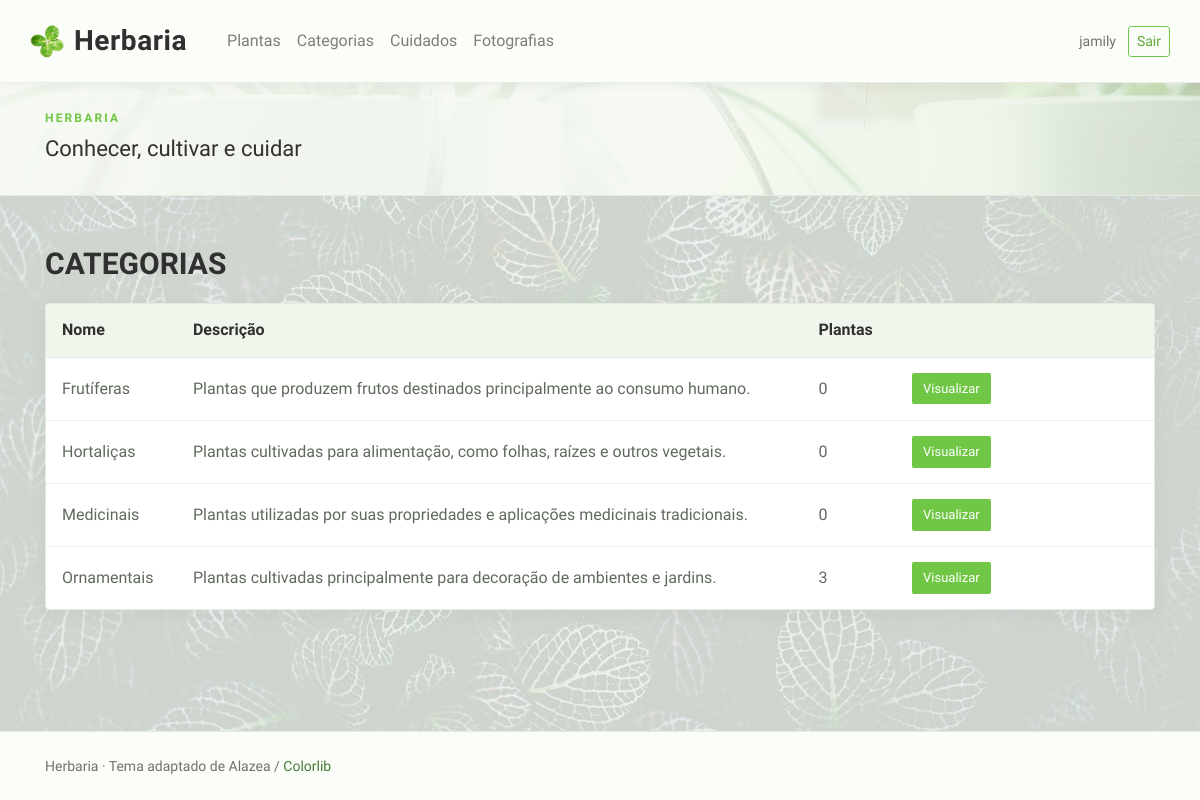
Screenshot of /categorias/ (signed in) with the database file from the repository.
### Categoria/models.py (models this page shows, shortened)
class Categoria(models.Model):
    nome = models.CharField("nome", max_length=100, unique=True)
    descricao = models.TextField("descrição", blank=True)
    class Meta:
        db_table = "plantas_categoria"
        verbose_name = "categoria"
        verbose_name_plural = "categorias"
        ordering = ("nome",)

### Categoria/views.py (the view)
# urls.py: path("categorias/", categoria_views.categoria_listar, name="categoria_listar"),
@login_required
def categoria_listar(request):
    categorias = Categoria.objects.prefetch_related("plantas")
    return render(
        request, "Plantas/categoria_listar.html", {"categorias": categorias}
    )

### Categoria/templates/Plantas/categoria_listar.html (shortened to what this page needs)
{% extends "Plantas/base.html" %}
{% block content %}
<h2>Categorias</h2>
<div class="table-responsive"><table class="table table-hover">
<thead><tr><th scope="col">Nome</th><th scope="col">Descrição</th><th scope="col">Plantas</th><th scope="col"><span class="sr-only">Ações</span></th></tr></thead><tbody>
{% for categoria in categorias %}
<tr><td>{{ categoria.nome }}</td><td>{{ categoria.descricao|default:"—" }}</td><td>{{ categoria.plantas.count }}</td><td class="acoes-tabela"><a class="botao visualizar" href="{% url 'plantas:categoria_detalhar' categoria.pk %}">Visualizar</a></td></tr>
{% empty %}<tr><td colspan="4">Nenhuma categoria cadastrada.</td></tr>{% endfor %}
</tbody></table></div>
{% endblock %}

### Plantas/templates/Plantas/base.html (shortened to what this page needs)
{% load static %}
<!doctype html>
<html lang="pt-br">
<head>
  <link rel="stylesheet" href="{% static 'Plantas/alazea/style.css' %}">
  <link rel="stylesheet" href="{% static 'Plantas/herbaria.css' %}">
</head>
<body class="{% block body_class %}{% endblock %}">
<header class="herbaria-header">
  <nav class="navbar navbar-expand-lg navbar-light container-fluid" aria-label="Menu principal">
    <a class="navbar-brand" href="{% url 'plantas:planta_listar' %}">
      <img src="{% static 'Plantas/alazea/img/core-img/leaf.png' %}" alt="" class="herbaria-brand-mark">
      <span>Herbaria</span>
    </a>
    <div class="collapse navbar-collapse" id="menu">
      <div class="navbar-nav herbaria-nav-links">
        <a class="nav-link" href="{% url 'plantas:planta_listar' %}">Plantas</a>
        <a class="nav-link" href="{% url 'plantas:categoria_listar' %}">Categorias</a>
        <a class="nav-link" href="{% url 'plantas:cuidado_listar' %}">Cuidados</a>
        <a class="nav-link" href="{% url 'plantas:fotografia_listar' %}">Fotografias</a>
      </div>
      {% if user.is_authenticated %}
        <div class="herbaria-account">
          <span class="herbaria-username">{{ user.username }}</span>
          <form method="post" action="{% url 'logout' %}">
            {% csrf_token %}<button class="btn btn-outline-success btn-sm" type="submit">Sair</button>
          </form>
        </div>
      {% else %}
        <div class="herbaria-account">
          <a class="nav-link" href="{% url 'login' %}">Entrar</a>
          <a class="btn btn-success btn-sm" href="{% url 'usuario_cadastrar' %}">Cadastrar-se</a>
        </div>
      {% endif %}
    </div>
  </nav>
</header>
<section class="herbaria-banner">
  <div class="container">
    <p class="herbaria-banner-kicker">HERBARIA</p>
    <p class="herbaria-banner-title mb-0">Conhecer, cultivar e cuidar</p>
  </div>
</section>
<main class="container herbaria-main" id="conteudo">
  {% block content %}{% endblock %}
</main>
<footer class="herbaria-footer">
  <div class="container"><small>Herbaria <span aria-hidden="true">·</span> Tema adaptado de Alazea / <a href="https://colorlib.com">Colorlib</a></small></div>
</footer>
</body>
</html>

### Plantas/static/Plantas/herbaria.css (style rules this page uses)
body { min-height: 100vh; display: flex; flex-direction: column; background-color: #edf4e9; background-image: linear-gradient(rgba(243, 248, 239, .84), rgba(243, 248, 239, .84)), url("alazea/img/bg-img/3.jpg"); background-position: center center; background-size: cover; background-repeat: no-repeat; background-attachment: fixed; color: #707070; }
a { color: #477b36; }
.herbaria-header { position: relative; z-index: 2; background: #fbfdf9; border-bottom: 1px solid #e8eee5; box-shadow: 0 2px 12px rgba(48, 48, 48, .05); }
.herbaria-header .navbar { min-height: 82px; padding-right: 30px; padding-left: 30px; }
.herbaria-header .navbar-brand { display: inline-flex; align-items: center; margin-right: 2rem; color: #303030; font-size: 28px; font-weight: 700; letter-spacing: .02em; }
.herbaria-brand-mark { width: 34px; height: 34px; margin-right: 10px; object-fit: contain; }
.herbaria-nav-links .nav-link, .herbaria-account .nav-link { padding: .7rem .8rem; color: #505b4e; font-size: 16px; font-weight: 500; }
.herbaria-account { display: flex; align-items: center; flex-wrap: wrap; margin-left: auto; }
.herbaria-account form { margin: 0; }
.herbaria-account form button[type=submit] { transition: color 250ms ease, background-color 250ms ease, border-color 250ms ease; }
.herbaria-username { margin: 0 .75rem; color: #707070; font-size: 14px; }
.btn-outline-success { color: #5aa936; border-color: #70c745; }
.herbaria-banner { position: relative; overflow: hidden; padding: 25px 0 27px; background: linear-gradient(105deg, rgba(246, 250, 242, .97) 0%, rgba(246, 250, 242, .91) 54%, rgba(231, 241, 222, .76) 100%), url("alazea/img/bg-img/1.jpg") center 45% / cover no-repeat; border-bottom: 1px solid #e4ebdf; }
.herbaria-banner-kicker { margin: 0 0 2px; color: #70c745; font-size: 12px; font-weight: 700; letter-spacing: .18em; }
.herbaria-banner-title { color: #303030; font-size: 22px; font-weight: 500; }
.herbaria-main { flex: 1 0 auto; width: 100%; padding-top: 48px; padding-bottom: 64px; }
.herbaria-main > h1, .herbaria-main > h2 { margin-bottom: 1.25rem; color: #303030; font-size: 30px; font-weight: 600; text-transform: uppercase; }
.herbaria-main .table-responsive { margin-top: .5rem; border: 1px solid #e5ebe1; border-radius: 4px; background: #fff; box-shadow: 0 5px 18px rgba(48, 48, 48, .045); }
.herbaria-main table { width: 100%; margin: 0; color: #606a5d; }
.herbaria-main .table thead th { padding: .9rem 1rem; border-top: 0; border-bottom: 1px solid #e5ebe1; background: #f1f6ed; color: #303030; font-weight: 600; white-space: nowrap; }
.herbaria-main .table td { padding: .85rem 1rem; border-color: #edf1ea; vertical-align: middle; }
.acoes-tabela { min-width: 245px; white-space: nowrap; }
.botao { display: inline-block; margin: .1rem; padding: .38rem .65rem; border: 1px solid transparent; border-radius: 2px; color: #fff; font-size: 13px; line-height: 1.35; text-align: center; }
.botao.visualizar { background: #70c745; }
.herbaria-footer { padding: 22px 0; border-top: 1px solid #e5ebe1; background: #fbfdf9; color: #707070; }
.herbaria-footer small { font-size: 14px; }
.herbaria-footer a { color: #477b36; }

### Plantas/static/Plantas/alazea/css/classy-nav.css (style rules this page uses)
* { margin: 0; padding: 0; }
body { font-family: "Roboto", sans-serif; }
img { height: auto; max-width: 100%; }

### rows the page displays
Categoria: nome "Frutíferas", descricao "Plantas que produzem frutos destinados principalmente ao consumo humano.", plantas.count "0"
Categoria: nome "Hortaliças", descricao "Plantas cultivadas para alimentação, como folhas, raízes e outros vegetais.", plantas.count "0"
Categoria: nome "Medicinais", descricao "Plantas utilizadas por suas propriedades e aplicações medicinais tradicionais.", plantas.count "0"
Categoria: nome "Ornamentais", descricao "Plantas cultivadas principalmente para decoração de ambientes e jardins.", plantas.count "3"

### other values shown
{{ user.username }} "jamily"
